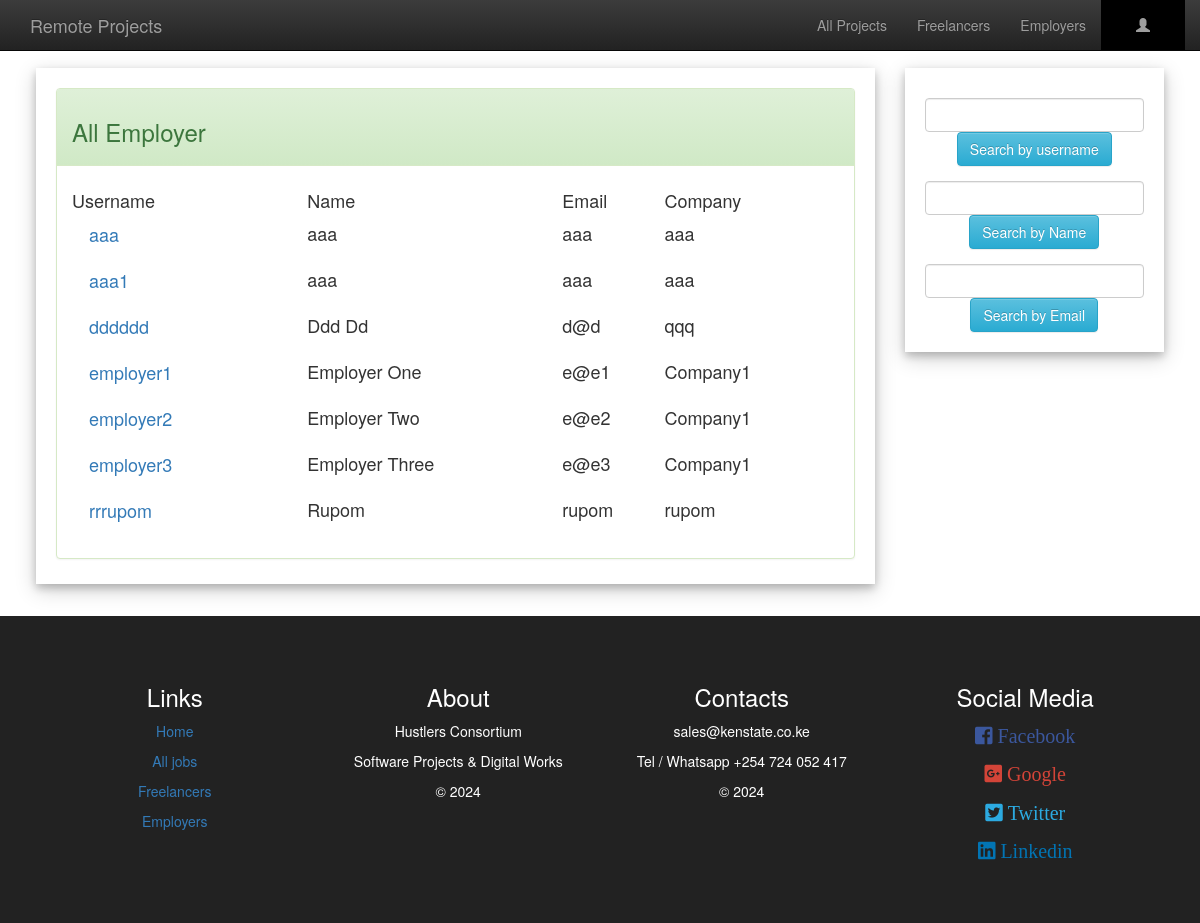
The page /freelance/allEmployer.php on the database its author committed.
### tables this page shows
CREATE TABLE `employer` (
  `username` varchar(200) NOT NULL,
  `password` varchar(200) NOT NULL,
  `Name` varchar(200) NOT NULL,
  `email` varchar(200) NOT NULL,
  `contact_no` varchar(200) NOT NULL,
  `address` varchar(200) NOT NULL,
  `gender` varchar(200) NOT NULL,
  `birthdate` date NOT NULL,
  `company` varchar(200) NOT NULL,
  `profile_sum` varchar(1000) NOT NULL
);

### freelance/allEmployer.php (the view, shortened to what this page needs)
<?php include('server.php');
if(isset($_SESSION["Username"])){
	$username=$_SESSION["Username"];
	if ($_SESSION["Usertype"]==1) {
		$linkPro="freelancerProfile.php";
		$linkEditPro="editFreelancer.php";
		$linkBtn="applyJob.php";
		$textBtn="Apply for this job";
	}
	else{
		$linkPro="employerProfile.php";
		$linkEditPro="editEmployer.php";
		$linkBtn="editJob.php";
		$textBtn="Edit the job offer";
	}
}
else{
    $username="";
}
$sql = "SELECT * FROM employer";
$result = $conn->query($sql);
 ?>
<!DOCTYPE html>
<html>
<head>
	<link rel="stylesheet" type="text/css" href="bootstrap/css/bootstrap.min.css">
	<link rel="stylesheet" type="text/css" href="bootstrap/css/bootstrap-theme.min.css">
	<link rel="stylesheet" type="text/css" href="awesome/css/fontawesome-all.min.css">
</head>
<body>
<nav class="navbar navbar-inverse navbar-fixed-top" id="my-navbar">
	<div class="container">
		<div class="navber-header">
			<a href="index.php" class="navbar-brand">Remote Projects</a>
		</div>
		<div class="collapse navbar-collapse" id="navbar-collapse">
			<ul class="nav navbar-nav navbar-right">
				<li><a href="allJob.php">All Projects</a></li>
				<li><a href="allFreelancer.php">Freelancers</a></li>
				<li><a href="allEmployer.php">Employers</a></li>
				<li class="dropdown" style="background:#000;padding:0 20px 0 20px;">
			        <a class="dropdown-toggle" data-toggle="dropdown" href="#"><span class="glyphicon glyphicon-user"></span> <?php echo $username; ?>
			        </a>
			    </li>
			</ul>
		</div>
	</div>
</nav>
<div style="padding:1% 3% 1% 3%;">
<div class="row">
	<div class="col-lg-9">
		<div class="card" style="padding:20px 20px 5px 20px;margin-top:20px">
			<div class="panel panel-success">
			  <div class="panel-heading"><h3>All Employer</h3></div>
			  <div class="panel-body"><h4>
                  <table style="width:100%">
                      <tr>
                          <td>Username</td>
                          <td>Name</td>
                          <td>Email</td>
                          <td>Company</td>
                      </tr>
                      <?php
                      if ($result->num_rows > 0) {
                            while($row = $result->fetch_assoc()) {
                                $e_username=$row["username"];
                                $Name=$row["Name"];
                                $email=$row["email"];
                                $company=$row["company"];
                                echo '
                                <form action="allEmployer.php" method="post">
                                <input type="hidden" name="e_user" value="'.$e_username.'">
                                    <tr>
                                    <td><input type="submit" class="btn btn-link btn-lg" value="'.$e_username.'"></td>
                                    <td>'.$Name.'</td>
                                    <td>'.$email.'</td>
                                    <td>'.$company.'</td>
                                    </tr>
                                </form>
                                ';
                                }
                        } else {
                            echo "<tr></tr><tr><td></td><td>Nothing to show</td></tr>";
                        }
                       ?>
                     </table>
              </h4></div>
			</div>
		</div>
	</div>
	<div class="col-lg-3">
		<div class="card" style="padding:20px 20px 5px 20px;margin-top:20px">
			<form action="allEmployer.php" method="post">
				<div class="form-group">
				  <input type="text" class="form-control" name="s_username">
				  <center><button type="submit" class="btn btn-info">Search by username</button></center>
				</div>
	        </form>
	        <form action="allEmployer.php" method="post">
				<div class="form-group">
				  <input type="text" class="form-control" name="s_name">
				  <center><button type="submit" class="btn btn-info">Search by Name</button></center>
				</div>
	        </form>
	        <form action="allEmployer.php" method="post">
				<div class="form-group">
				  <input type="text" class="form-control" name="s_email">
				  <center><button type="submit" class="btn btn-info">Search by Email</button></center>
				</div>
	        </form>
	    </div>
	</div>
</div>
</div>
<div class="text-center" style="padding:4%;background:#222;color:#fff;margin-top:20px;">
	<div class="row">
			<div class="col-lg-3">
			<h3>Links</h3>
			<p><a href="index.php">Home</a></p>
			<p><a href="allJob.php">All jobs</a></p>
			<p><a href="allFreelancer.php">Freelancers</a></p>
			<p><a href="allEmployer.php">Employers</a></p>
		</div>
		<div class="col-lg-3">
			<h3>About</h3>
			<p>Hustlers Consortium</p>
			<p>Software Projects & Digital Works</p>
			<p>&copy 2024</p>
		</div>
		<div class="col-lg-3">
			<h3>Contacts</h3>
			<p>sales@kenstate.co.ke</p>
			<p>Tel / Whatsapp +254 724 052 417 </p>
			<p>&copy 2024</p>
		</div>
		<div class="col-lg-3">
			<h3>Social Media</h3>
			<p style="font-size:20px;color:#3B579D;"><i class="fab fa-facebook-square"> Facebook</i></p>
			<p style="font-size:20px;color:#D34438;"><i class="fab fa-google-plus-square"> Google</i></p>
			<p style="font-size:20px;color:#2CAAE1;"><i class="fab fa-twitter-square"> Twitter</i></p>
			<p style="font-size:20px;color:#0274B3;"><i class="fab fa-linkedin"> Linkedin</i></p>
		</div>
	</div>
</div>
</body>
</html>

### freelance/allEmployer.php (style rules this page uses)
body { padding-top: 3%;margin: 0; }
.card { box-shadow: 0 4px 8px 0 rgba(0, 0, 0, 0.2), 0 6px 20px 0 rgba(0, 0, 0, 0.19); background:#fff }

### rows shown on the page
employer: username "aaa", Name "aaa", email "aaa", company "aaa"
employer: username "aaa1", Name "aaa", email "aaa", company "aaa"
employer: username "dddddd", Name "Ddd Dd", email "d@d", company "qqq"
employer: username "employer1", Name "Employer One", email "e@e1", company "Company1"
employer: username "employer2", Name "Employer Two", email "e@e2", company "Company1"
employer: username "employer3", Name "Employer Three", email "e@e3", company "Company1"
employer: username "rrrupom", Name "Rupom", email "rupom", company "rupom"
